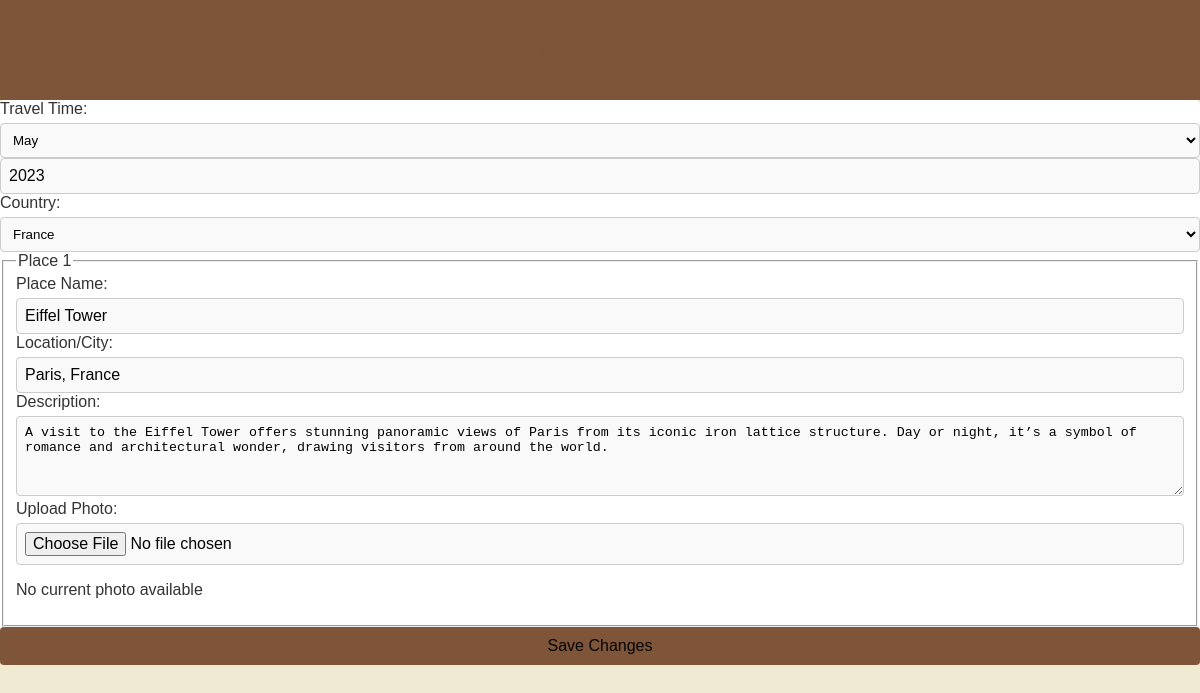
Screenshot of /edit_travel.php?travelID=333 with the database file from the repository.
### tables this page shows
CREATE TABLE `Travel` (
  `id` int NOT NULL,
  `userID` int NOT NULL,
  `month` varchar(30) NOT NULL,
  `year` int NOT NULL,
  `countryID` int NOT NULL
);

CREATE TABLE `Place` (
  `id` int NOT NULL,
  `travelID` int NOT NULL,
  `name` varchar(50) NOT NULL,
  `location` text NOT NULL,
  `description` text NOT NULL,
  `photoFileName` varchar(50) DEFAULT NULL
);

### edit_travel.php (the view, shortened to what this page needs)
<?php
require 'database.php';
$travelID = $_GET['travelID'];
$query = $connection->prepare("SELECT T.*, C.country FROM Travel T JOIN Country C ON T.countryID = C.id WHERE T.id = ?");
$query->bind_param("i", $travelID);
$query->execute();
$travel = $query->get_result()->fetch_assoc();
$countriesResult = $connection->query("SELECT * FROM Country");
$placesQuery = $connection->prepare("SELECT * FROM Place WHERE travelID = ?");
$placesQuery->bind_param("i", $travelID);
$placesQuery->execute();
$places = $placesQuery->get_result();
?>
<!DOCTYPE html>
<html lang="en">
<head>
    <link rel="stylesheet" href="edit_travel_details.css">
</head>
<body>
    <header>
        <h1>Edit Travel Details</h1>
    </header>
    <main>
        <form action="update_travel.php" method="post" enctype="multipart/form-data">
            <div class="travel-info">
                <label for="month">Travel Time:</label>
                <select name="month" id="month">
                    <?php
                    $months = ["January", "February", "March", "April", "May", "June", "July", "August", "September", "October", "November", "December"];
                    foreach ($months as $month) {
                        $selected = ($month == $travel['month']) ? "selected" : "";
                        echo "<option value='$month' $selected>$month</option>";
                    }
                    ?>
                </select>
                <input type="number" name="year" id="year" value="<?php echo htmlspecialchars($travel['year']); ?>" required>
                <label for="country">Country:</label>
                <select name="country" id="country">
                    <?php while ($country = $countriesResult->fetch_assoc()) {
                        $selected = ($country['id'] == $travel['countryID']) ? "selected" : "";
                        echo "<option value='{$country['id']}' $selected>{$country['country']}</option>";
                    } ?>
                </select>
            </div>
            <?php $placeIndex = 1; ?>
            <?php while ($place = $places->fetch_assoc()): ?>
                <fieldset>
                    <legend>Place <?php echo $placeIndex; ?></legend>
                    <label for="place_name_<?php echo $place['id']; ?>">Place Name:</label>
                    <input type="text" name="places[<?php echo $place['id']; ?>][name]" id="place_name_<?php echo $place['id']; ?>" value="<?php echo htmlspecialchars($place['name']); ?>">
                    <label for="location_<?php echo $place['id']; ?>">Location/City:</label>
                    <input type="text" name="places[<?php echo $place['id']; ?>][location]" id="location_<?php echo $place['id']; ?>" value="<?php echo htmlspecialchars($place['location']); ?>">
                    <label for="description_<?php echo $place['id']; ?>">Description:</label>
                    <textarea name="places[<?php echo $place['id']; ?>][description]" id="description_<?php echo $place['id']; ?>"><?php echo htmlspecialchars($place['description']); ?></textarea>
                    <label for="photo_<?php echo $place['id']; ?>">Upload Photo:</label>
                    <input type="file" name="places[<?php echo $place['id']; ?>][photo]" id="photo_<?php echo $place['id']; ?>">
                    <?php
                    $photoFilePath = "images/" . $place['photoFileName'];
                    if (!empty($place['photoFileName']) && file_exists($photoFilePath)) {
                        echo "<p>Current Photo:</p><img src='" . htmlspecialchars($photoFilePath) . "' alt='Place Photo' width='100'>";
                    } else {
                        echo "<p>No current photo available</p>";
                    }
                    ?>
                </fieldset>
                <?php $placeIndex++; ?>
            <?php endwhile; ?>
            <input type="submit" value="Save Changes">
        </form>
    </main>
</body>
</html>

### edit_travel_details.css (style rules this page uses)
body { font-family: Arial, sans-serif; background-color: #F0EAD2; color: #333333; margin: 0; padding: 0; box-sizing: border-box; }
*, *:before, *:after { box-sizing: inherit; }
header { background-color: #7F5539; padding: 10px 20px; width: 100%; box-sizing: border-box; }
h1 { text-align: center; color: #7F5539; }
form { margin: 0 auto; background-color: #ffffff; border-radius: 5px; }
label { display: block; margin-bottom: 5px; color: #333333; }
input[type="text"], textarea, select, input[type="number"], input[type="file"] { width: 100%; max-width: 100%; padding: 8px; border: 1px solid #ccc; border-radius: 4px; background-color: #f9f9f9; box-sizing: border-box; }
textarea { height: 80px; }
input { width: 100%; padding: 10px; background-color: #7F5539; color: #040404; border: none; border-radius: 4px; cursor: pointer; font-size: 16px; }

### rows the page displays
travel: year "2023"
place: name "Eiffel Tower", location "Paris, France", id+description "A visit to the Eiffel Tower offers stunning panoramic views of Paris from its iconic iron lattice structure. Day or night, it’s a symbol of romance and architectural wonder, drawing visitors from around the world.", photoFileName "No current photo available"

### other values shown
form field month "May"
form field country "France"
